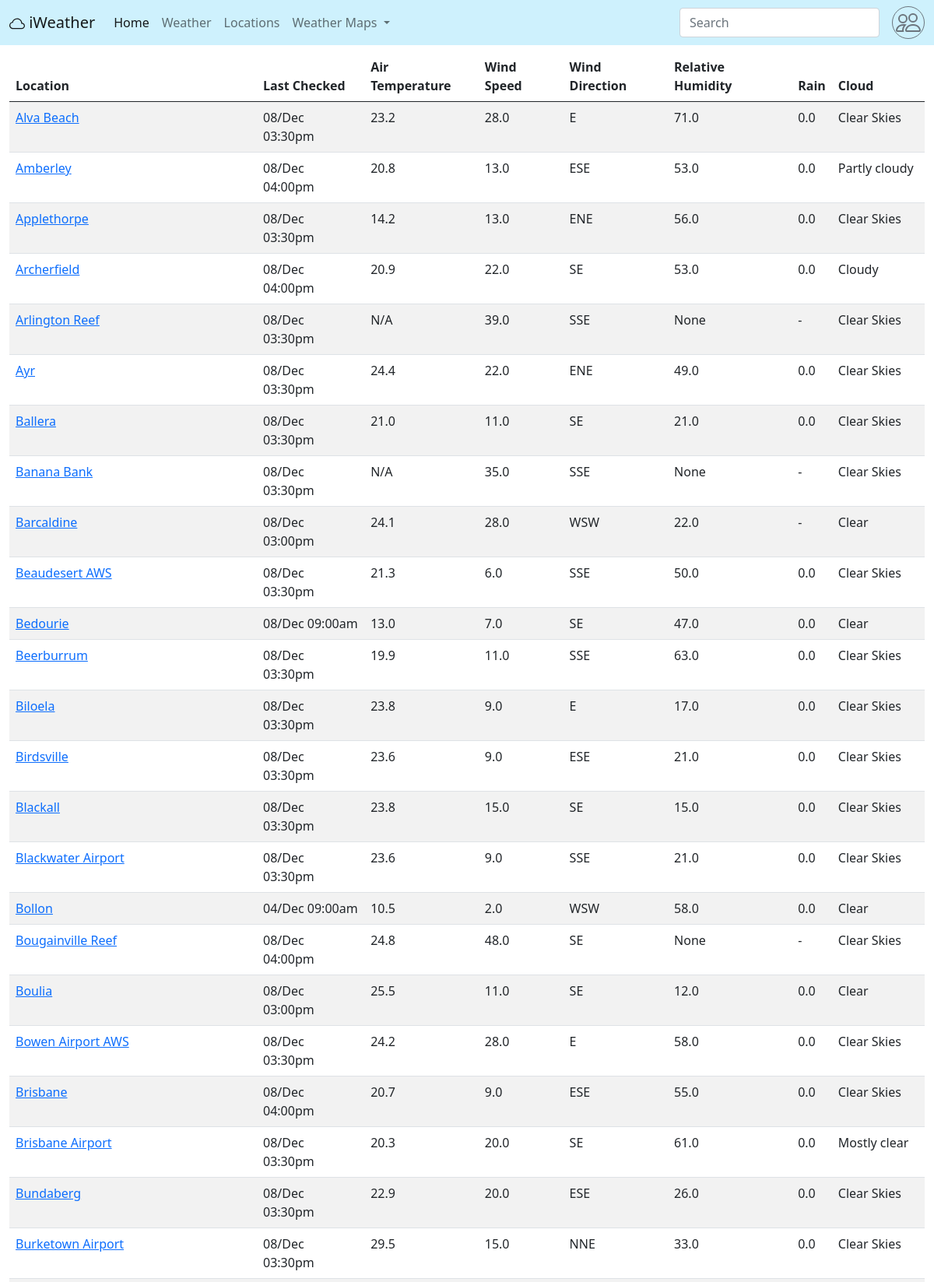
/locations (upper part), run on the app's committed database.
### tables this page shows
CREATE TABLE locations(
id INTEGER PRIMARY KEY,
name TEXT,
date TEXT,
temp REAL, 
wind_speed REAL,
wind_dir TEXT,
humidity REAL, 
rain REAL,
cloud TEXT,
lat TEXT,
long TEXT

);

### app.py (the view)
@app.route('/locations')
def locations():
    locations, headers = sql_retreieve_locations()
    month = time.asctime()[4:7]
    return render_template("locations.html", locations=locations, headers=headers, month=month)

### app.py (called while the page is built)
@app.context_processor
def weather_search_names():
    glob_weather_data = sql_retrieve_weather_name()
    return dict(glob_weather_data=glob_weather_data)

def sql_retrieve_weather_name():
    connie = dbcon.connect()
    c = connie.cursor()
    sql_code = "SELECT name FROM locations ORDER BY name"
    c.execute(sql_code)
    weather_data = c.fetchall()
    return weather_data

def sql_retreieve_locations():
    con = dbcon.connect()
    c = con.cursor()
    c.execute(
        """SELECT name AS 'Location', date AS 'Last Checked', CASE WHEN temp  IS NULL THEN 'N/A' ELSE temp
        END AS 'Air Temperature', wind_speed AS 'Wind Speed', wind_dir AS 'Wind Direction',
        humidity AS 'Relative Humidity', rain AS 'Rain', cloud AS 'Cloud'
        FROM locations WHERE UPPER(name) NOT LIKE 'PORTABLE%' ORDER BY name""")
    locations = c.fetchall()
    headers = [i[0] for i in c.description]
    return (locations, headers)

### dbcon.py (called while the page is built)
def connect():
    con = sqlite3.connect('weather.db')
    return con

### templates/locations.html
{% extends 'base.html' %}
{% block content %}
    <div class="main justify-content-center">
        <div class="container-fluid justify-content-center">
            <table class="table table-striped my-2">
                <thead>
                {% for header in headers %}
                    <th scope=col>{{ header }}</th>
                {% endfor %}
                </thead>
                <tbody>
                {% for data in locations %}
                    <tr>
                        <td><a href="{{ url_for('weatherloc', id=data[0]) }}">{{ data[0] }}</a></td>
                        <td>{{ data[1][0:3] }}{{ month }} {{ data[1][3:] }}</td>
                        {% for location in data[2:7] %}
                            <td> {{ location }}</td>
                        {% endfor %}
                        {% if data[7] == "-" %}
                            <td>Clear Skies</td>
                        {% else %}
                            <td>{{ data[7] }}</td>
                        {% endif %}
                    </tr>
                {% endfor %}
                </tbody>
            </table>
        </div>
    </div>
{% endblock content %}

### data on the page
locations: name "Alva Beach", date "08/", month "Dec", date "03:30pm", 7 "23.2" "E", wind_speed "28.0", humidity "71.0", rain "0.0", cloud "Clear Skies"
locations: name "Amberley", date "08/", month "Dec", date "04:00pm", 7 "20.8", wind_speed "13.0", wind_dir "ESE", humidity "53.0", rain "0.0", cloud "Partly cloudy"
locations: name "Applethorpe", date "08/", month "Dec", date "03:30pm", 7 "14.2", wind_speed "13.0", wind_dir "ENE", humidity "56.0", rain "0.0", cloud "Clear Skies"
locations: name "Archerfield", date "08/", month "Dec", date "04:00pm", 7 "20.9", wind_speed "22.0", wind_dir "SE", humidity "53.0", rain "0.0", cloud "Cloudy"
locations: name "Arlington Reef", date "08/", month "Dec", date "03:30pm", 7 "N/A" "None" "-", wind_speed "39.0", wind_dir "SSE", cloud "Clear Skies"
locations: name "Ayr", date "08/", month "Dec", date "03:30pm", 7 "24.4", wind_speed "22.0", wind_dir "ENE", humidity "49.0", rain "0.0", cloud "Clear Skies"
locations: name "Ballera", date "08/", month "Dec", date "03:30pm", 7 "21.0", wind_speed "11.0", wind_dir "SE", humidity "21.0", rain "0.0", cloud "Clear Skies"
locations: name "Banana Bank", date "08/", month "Dec", date "03:30pm", 7 "N/A" "None" "-", wind_speed "35.0", wind_dir "SSE", cloud "Clear Skies"
locations: name "Barcaldine", date "08/", month "Dec", date "03:00pm", 7 "24.1" "-", wind_speed "28.0", wind_dir "WSW", humidity "22.0", cloud "Clear"
locations: name "Beaudesert AWS", date "08/", month "Dec", date "03:30pm", 7 "21.3", wind_speed "6.0", wind_dir "SSE", humidity "50.0", rain "0.0", cloud "Clear Skies"
locations: name "Bedourie", date "08/", month "Dec", date "09:00am", 7 "13.0", wind_speed "7.0", wind_dir "SE", humidity "47.0", rain "0.0", cloud "Clear"
locations: name "Beerburrum", date "08/", month "Dec", date "03:30pm", 7 "19.9", wind_speed "11.0", wind_dir "SSE", humidity "63.0", rain "0.0", cloud "Clear Skies"
locations: name "Biloela", date "08/", month "Dec", date "03:30pm", 7 "23.8" "E", wind_speed "9.0", humidity "17.0", rain "0.0", cloud "Clear Skies"
locations: name "Birdsville", date "08/", month "Dec", date "03:30pm", 7 "23.6", wind_speed "9.0", wind_dir "ESE", humidity "21.0", rain "0.0", cloud "Clear Skies"
locations: name "Blackall", date "08/", month "Dec", date "03:30pm", 7 "23.8", wind_speed "15.0", wind_dir "SE", humidity "15.0", rain "0.0", cloud "Clear Skies"
locations: name "Blackwater Airport", date "08/", month "Dec", date "03:30pm", 7 "23.6", wind_speed "9.0", wind_dir "SSE", humidity "21.0", rain "0.0", cloud "Clear Skies"
locations: name "Bollon", date "04/", month "Dec", date "09:00am", 7 "10.5", wind_speed "2.0", wind_dir "WSW", humidity "58.0", rain "0.0", cloud "Clear"
locations: name "Bougainville Reef", date "08/", month "Dec", date "04:00pm", 7 "24.8" "None" "-", wind_speed "48.0", wind_dir "SE", cloud "Clear Skies"
locations: name "Boulia", date "08/", month "Dec", date "03:00pm", 7 "25.5", wind_speed "11.0", wind_dir "SE", humidity "12.0", rain "0.0", cloud "Clear"
locations: name "Bowen Airport AWS", date "08/", month "Dec", date "03:30pm", 7 "24.2" "E", wind_speed "28.0", humidity "58.0", rain "0.0", cloud "Clear Skies"
locations: name "Brisbane", date "08/", month "Dec", date "04:00pm", 7 "20.7", wind_speed "9.0", wind_dir "ESE", humidity "55.0", rain "0.0", cloud "Clear Skies"
locations: name "Brisbane Airport", date "08/", month "Dec", date "03:30pm", 7 "20.3", wind_speed "20.0", wind_dir "SE", humidity "61.0", rain "0.0", cloud "Mostly clear"
locations: name "Bundaberg", date "08/", month "Dec", date "03:30pm", 7 "22.9", wind_speed "20.0", wind_dir "ESE", humidity "26.0", rain "0.0", cloud "Clear Skies"
locations: name "Burketown Airport", date "08/", month "Dec", date "03:30pm", 7 "29.5", wind_speed "15.0", wind_dir "NNE", humidity "33.0", rain "0.0", cloud "Clear Skies"

### other printed values
{{ header }} "Location" "Last Checked" "Air Temperature" "Wind Speed" "Wind Direction" "Relative Humidity" "Rain" "Cloud"
